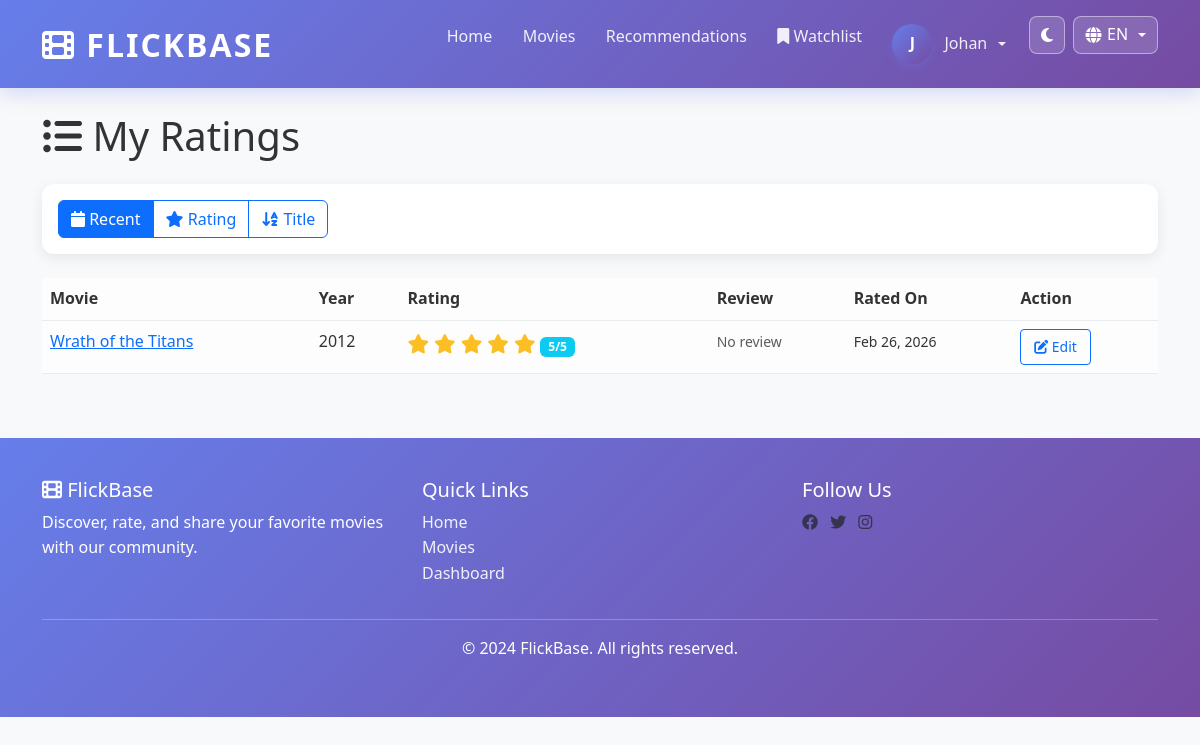
The page /user/my-ratings (signed in) on the database its author committed.
### app/models.py (models this page shows, shortened)
class User(UserMixin, db.Model):
    __tablename__ = 'users'
    id = db.Column(db.Integer, primary_key=True)
    username = db.Column(db.String(80), unique=True, nullable=False, index=True)
    email = db.Column(db.String(120), unique=True, nullable=False, index=True)
    password_hash = db.Column(db.String(255), nullable=False)
    is_admin = db.Column(db.Boolean, default=False)
    created_at = db.Column(db.DateTime, default=utcnow)
    updated_at = db.Column(db.DateTime, default=utcnow, onupdate=utcnow)
    ratings = db.relationship('Rating', backref='user', lazy=True, cascade='all, delete-orphan')
    watchlist = db.relationship('Watchlist', backref='user', lazy=True, cascade='all, delete-orphan')

class Rating(db.Model):
    __tablename__ = 'ratings'
    id = db.Column(db.Integer, primary_key=True)
    user_id = db.Column(db.Integer, db.ForeignKey('users.id'), nullable=False, index=True)
    movie_id = db.Column(db.Integer, db.ForeignKey('movies.id'), nullable=False, index=True)
    rating = db.Column(db.Integer, nullable=False)  # 1-5 stars
    review = db.Column(db.Text, nullable=True)
    created_at = db.Column(db.DateTime, default=utcnow, index=True)
    updated_at = db.Column(db.DateTime, default=utcnow, onupdate=utcnow)
    __table_args__ = (db.UniqueConstraint('user_id', 'movie_id', name='unique_user_movie_rating'),)

class Movie(db.Model):
    __tablename__ = 'movies'
    id = db.Column(db.Integer, primary_key=True)
    title = db.Column(db.String(255), nullable=False, index=True)
    description = db.Column(db.Text, nullable=False)
    year = db.Column(db.Integer, nullable=False, index=True)
    poster_url = db.Column(db.String(500), nullable=True)  # URL to poster image
    tmdb_id = db.Column(db.Integer, nullable=True, unique=True, index=True)  # For TMDB API integration
    created_at = db.Column(db.DateTime, default=utcnow, index=True)
    updated_at = db.Column(db.DateTime, default=utcnow, onupdate=utcnow)
    ratings = db.relationship('Rating', backref='movie', lazy=True, cascade='all, delete-orphan')
    watchlist = db.relationship('Watchlist', backref='movie', lazy=True, cascade='all, delete-orphan')

### app/routes/user.py (the view)
@user_bp.route('/my-ratings')
@login_required
def my_ratings():
    page = request.args.get('page', 1, type=int)
    sort_by = request.args.get('sort', 'recent')  # recent, rating, title
    query = Rating.query.filter_by(user_id=current_user.id)
    if sort_by == 'rating':
        query = query.order_by(Rating.rating.desc())
    elif sort_by == 'title':
        query = query.join(Rating.movie).order_by(db.func.lower(db.func.substr('movies.title', 1, 1)).asc())
    else:  # recent (default)
        query = query.order_by(Rating.created_at.desc())
    ratings = query.paginate(page=page, per_page=15)
    return render_template('user/my_ratings.html',
                         ratings=ratings,
                         sort_by=sort_by)

### app/i18n.py (called while the page is built)
def get_current_language():
    selected = session.get('lang')
    return selected if selected in SUPPORTED_LANGUAGES else 'en'

def translate(key, lang=None):
    current_lang = lang or get_current_language()
    entry = TRANSLATIONS.get(key, {})
    return entry.get(current_lang) or entry.get('en') or key

### app/templates/user/my_ratings.html (shortened to what this page needs)
{% extends "base.html" %}
{% block content %}
<h1 class="mb-4"><i class="fas fa-list-ul"></i> My Ratings</h1>
<div class="card mb-4">
    <div class="card-body">
        <div class="btn-group" role="group">
            <a href="{{ url_for('user.my_ratings', sort_by='recent') }}"
               class="btn btn-outline-primary {% if sort_by == 'recent' %}active{% endif %}">
                <i class="fas fa-calendar"></i> Recent
            </a>
            <a href="{{ url_for('user.my_ratings', sort_by='rating') }}"
               class="btn btn-outline-primary {% if sort_by == 'rating' %}active{% endif %}">
                <i class="fas fa-star"></i> Rating
            </a>
            <a href="{{ url_for('user.my_ratings', sort_by='title') }}"
               class="btn btn-outline-primary {% if sort_by == 'title' %}active{% endif %}">
                <i class="fas fa-sort-alpha-down"></i> Title
            </a>
        </div>
    </div>
</div>
{% if ratings.items %}
<div class="table-responsive">
    <table class="table table-hover">
        <thead>
            <tr>
                <th>Movie</th>
                <th>Year</th>
                <th>Rating</th>
                <th>Review</th>
                <th>Rated On</th>
                <th>Action</th>
            </tr>
        </thead>
        <tbody>
            {% for rating in ratings.items %}
            <tr>
                <td>
                    <a href="{{ url_for('movie.movie_detail', movie_id=rating.movie.id) }}">
                        {{ rating.movie.title }}
                    </a>
                </td>
                <td>{{ rating.movie.year }}</td>
                <td>
                    <span class="rating-stars">
                        {% for i in range(1, 6) %}
                            {% if i <= rating.rating %}<i class="fas fa-star"></i>{% else %}<i class="far fa-star"></i>{% endif %}
                        {% endfor %}
                    </span>
                    <span class="badge bg-info">{{ rating.rating }}/5</span>
                </td>
                <td>
                    {% if rating.review %}
                        <small>{{ rating.review[:50] }}...</small>
                    {% else %}
                        <span class="text-muted"><small>No review</small></span>
                    {% endif %}
                </td>
                <td><small>{{ rating.created_at.strftime('%b %d, %Y') }}</small></td>
                <td>
                    <a href="{{ url_for('movie.rate_movie', movie_id=rating.movie.id) }}" class="btn btn-sm btn-outline-primary">
                        <i class="fas fa-edit"></i> Edit
                    </a>
                </td>
            </tr>
            {% endfor %}
        </tbody>
    </table>
</div>
{% else %}
<div class="alert alert-info">
    <i class="fas fa-info-circle"></i> You haven't rated any movies yet.
    <a href="{{ url_for('movie.movies') }}">Start exploring</a>!
</div>
{% endif %}
{% endblock %}

### app/templates/base.html (shortened to what this page needs)
<!DOCTYPE html>
<html lang="{{ current_lang or 'en' }}" data-bs-theme="light">
<head>
    <link href="https://cdn.jsdelivr.net/npm/bootstrap@5.3.0/dist/css/bootstrap.min.css" rel="stylesheet">
    <link rel="stylesheet" href="https://cdnjs.cloudflare.com/ajax/libs/font-awesome/6.4.0/css/all.min.css">
    <link rel="stylesheet" href="{{ url_for('static', filename='css/dark-mode.css') }}">
</head>
<body>
    <nav class="navbar navbar-expand-lg navbar-light sticky-top">
        <div class="container">
            <a class="navbar-brand" href="{{ url_for('movie.home') }}">
                <i class="fas fa-film"></i> FlickBase
            </a>
            <div class="collapse navbar-collapse" id="navbarNav">
                <ul class="navbar-nav ms-auto">
                    <li class="nav-item">
                        <a class="nav-link" href="{{ url_for('movie.home') }}">{{ t('nav.home') }}</a>
                    </li>
                    <li class="nav-item">
                        <a class="nav-link" href="{{ url_for('movie.movies') }}">{{ t('nav.movies') }}</a>
                    </li>
                    {% if current_user.is_authenticated %}
                        <li class="nav-item">
                            <a class="nav-link" href="{{ url_for('movie.recommendations') }}">{{ t('nav.recommendations') }}</a>
                        </li>
                        <li class="nav-item">
                            <a class="nav-link" href="{{ url_for('movie.watchlist') }}">
                                <i class="fas fa-bookmark"></i> {{ t('nav.watchlist') }}
                            </a>
                        </li>
                        <li class="nav-item dropdown">
                            <a class="nav-link dropdown-toggle" href="#" id="userDropdown" role="button" data-bs-toggle="dropdown">
                                <div class="avatar">{{ current_user.username[0].upper() }}</div>
                                {{ current_user.username }}
                            </a>
                        </li>
                    {% endif %}
                    <li class="nav-item ms-2">
                        <button id="themeToggleBtn" class="theme-toggle-btn" type="button" title="{{ t('nav.theme') }}" aria-label="{{ t('nav.theme') }}">
                            <i class="fas fa-moon"></i>
                        </button>
                    </li>
                    <li class="nav-item dropdown ms-2">
                        <button class="lang-switch-btn dropdown-toggle" data-bs-toggle="dropdown" aria-expanded="false" title="{{ t('nav.language') }}">
                            <i class="fas fa-globe"></i> {{ current_lang|upper }}
                        </button>
                    </li>
                </ul>
            </div>
        </div>
    </nav>
    <main class="container my-4">
        {% block content %}{% endblock %}
    </main>
    <footer class="footer mt-5">
        <div class="container">
            <div class="row">
                <div class="col-md-4">
                    <h5><i class="fas fa-film"></i> FlickBase</h5>
                    <p>{{ t('footer.description') }}</p>
                </div>
                <div class="col-md-4">
                    <h5>{{ t('footer.quick_links') }}</h5>
                    <ul class="list-unstyled">
                        <li><a href="{{ url_for('movie.home') }}">{{ t('nav.home') }}</a></li>
                        <li><a href="{{ url_for('movie.movies') }}">{{ t('nav.movies') }}</a></li>
                        {% if current_user.is_authenticated %}
                            <li><a href="{{ url_for('user.dashboard') }}">{{ t('nav.dashboard') }}</a></li>
                        {% endif %}
                    </ul>
                </div>
                <div class="col-md-4">
                    <h5>{{ t('footer.follow_us') }}</h5>
                    <a href="#" class="text-muted me-2"><i class="fab fa-facebook"></i></a>
                    <a href="#" class="text-muted me-2"><i class="fab fa-twitter"></i></a>
                    <a href="#" class="text-muted me-2"><i class="fab fa-instagram"></i></a>
                </div>
            </div>
            <hr class="bg-light">
            <div class="text-center">
                <p>&copy; 2024 FlickBase. {{ t('footer.rights') }}</p>
            </div>
        </div>
    </footer>
</body>
</html>

### app/static/css/dark-mode.css (style rules this page uses)
:root { --theme-accent: #667eea; --theme-accent-2: #764ba2; --theme-danger: #e74c3c; --theme-warning: #fbbf24; --theme-success: #48bb78; }
html[data-bs-theme="light"] { --app-bg: #f8f9fa; --app-text: #333333; --app-surface: #ffffff; --app-border: #e9ecef; --app-muted: #6c757d; --app-navbar: linear-gradient(135deg, #667eea 0%, #764ba2 100%); }
html[data-bs-theme] body { background-color: var(--app-bg); color: var(--app-text); }
html[data-bs-theme] .navbar { background: var(--app-navbar) !important; }
html[data-bs-theme] .card, html[data-bs-theme] .dropdown-menu, html[data-bs-theme] .modal-content, html[data-bs-theme] .list-group-item, html[data-bs-theme] .table, html[data-bs-theme] .alert { background-color: var(--app-surface); color: var(--app-text); border-color: var(--app-border); }
html[data-bs-theme] .card-header, html[data-bs-theme] .card-footer, html[data-bs-theme] .table > :not(caption) > * > * { background-color: color-mix(in srgb, var(--app-surface) 90%, var(--app-border)); border-color: var(--app-border); color: var(--app-text); }
.theme-toggle-btn { border: 1px solid rgba(255, 255, 255, 0.45); color: #ffffff; background: rgba(255, 255, 255, 0.14); border-radius: 8px; height: 38px; padding: 0 0.7rem; display: inline-flex; align-items: center; justify-content: center; transition: all 0.2s ease; }

### app/templates/base.html (style rules this page uses)
:root { --primary-color: #667eea; --secondary-color: #764ba2; --success-color: #48bb78; --danger-color: #e74c3c; --warning-color: #fbbf24; --info-color: #4299e1; }
body { font-family: 'Segoe UI', Tahoma, Geneva, Verdana, sans-serif; background-color: #f8f9fa; color: #333333; line-height: 1.6; text-rendering: optimizeLegibility; }
.navbar { background: linear-gradient(135deg, #667eea 0%, #764ba2 100%) !important; box-shadow: 0 6px 18px rgba(102, 126, 234, 0.25); padding: 0.85rem 0; }
.navbar-brand { font-weight: 800; font-size: 2rem; letter-spacing: 2px; color: #ffffff !important; text-transform: uppercase; }
.nav-link { color: rgba(255, 255, 255, 0.9) !important; border-radius: 8px; padding: 0.5rem 0.75rem !important; margin: 0 0.2rem; transition: all 0.2s ease; }
.card { border: none; border-radius: 12px; box-shadow: 0 4px 14px rgba(0, 0, 0, 0.08); transition: transform 0.3s ease, box-shadow 0.3s ease; background-color: #ffffff !important; color: #333333; }
.card-body { color: #333333; }
.rating-stars { color: #fbbf24; font-size: 1.2rem; }
.btn-sm { padding: 0.4rem 0.8rem; font-size: 0.875rem; }
.footer { background: linear-gradient(135deg, #667eea 0%, #764ba2 100%); color: white; padding: 2.5rem 0; margin-top: 3rem; }
.footer a { color: rgba(255, 255, 255, 0.9); text-decoration: none; }
.lang-switch-btn { border: 1px solid rgba(255, 255, 255, 0.45); color: #ffffff; background: rgba(255, 255, 255, 0.14); border-radius: 8px; height: 38px; padding: 0 0.7rem; display: inline-flex; align-items: center; gap: 0.35rem; justify-content: center; transition: all 0.2s ease; }
.avatar { width: 40px; height: 40px; border-radius: 50%; background: linear-gradient(135deg, #667eea 0%, #764ba2 100%); display: flex; align-items: center; justify-content: center; color: white; font-weight: 600; box-shadow: 0 3px 10px rgba(102, 126, 234, 0.3); margin-right: 0.35rem; }
#userDropdown { display: inline-flex; align-items: center; gap: 0.4rem; }

### rows shown on the page
User: username "J", username "Johan"
Rating: movie "Wrath of the Titans", movie.year "2012", rating "5", review "No review", created_at "Feb 26, 2026"

### other values the page prints
{{ t('nav.home') }} "Home"
{{ t('nav.movies') }} "Movies"
{{ t('nav.recommendations') }} "Recommendations"
{{ t('nav.watchlist') }} "Watchlist"
{{ current_lang|upper }} "EN"
{{ t('footer.description') }} "Discover, rate, and share your favorite movies with our community."
{{ t('footer.quick_links') }} "Quick Links"
{{ t('nav.dashboard') }} "Dashboard"
{{ t('footer.follow_us') }} "Follow Us"
{{ t('footer.rights') }} "All rights reserved."
